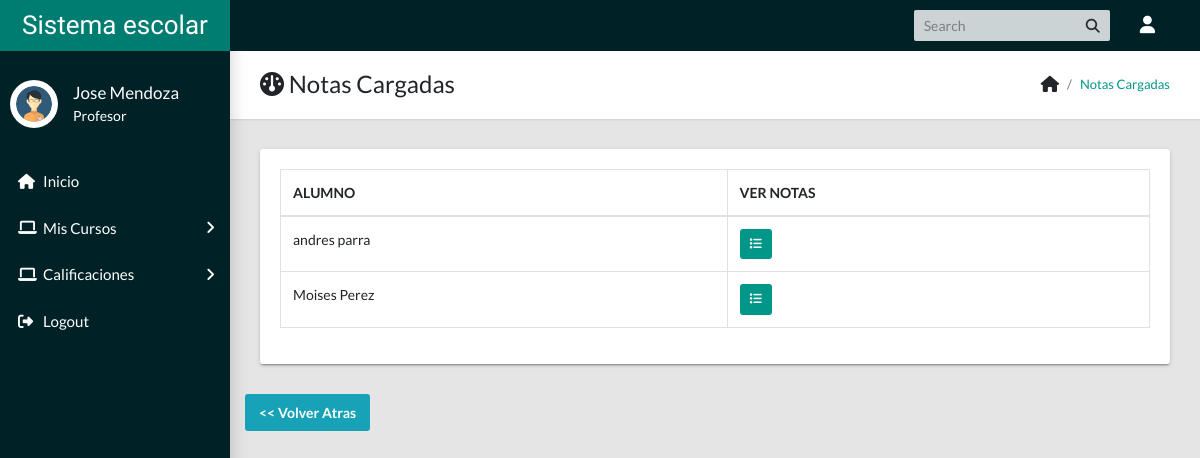
/profesor/notas.php?curso=14 (signed in), run on the app's committed database.
### tables this page shows
CREATE TABLE `alumno_profesor` (
  `ap_id` int(11) NOT NULL,
  `alumno_id` int(11) NOT NULL,
  `pm_id` int(11) NOT NULL,
  `periodo_id` int(11) NOT NULL,
  `estadop` int(11) NOT NULL
);

CREATE TABLE `alumnos` (
  `alumno_id` int(11) NOT NULL,
  `nombre_alumno` varchar(100) NOT NULL,
  `edad` int(11) NOT NULL,
  `direccion` varchar(100) NOT NULL,
  `cedula` varchar(20) NOT NULL,
  `clave` varchar(255) NOT NULL,
  `telefono` bigint(20) NOT NULL,
  `correo` varchar(100) NOT NULL,
  `fecha_nac` date NOT NULL,
  `fecha_registro` date NOT NULL,
  `estado` int(11) NOT NULL DEFAULT 1,
  `u_acceso` datetime DEFAULT NULL
);

### profesor/notas.php (the view)
<?php
if(!empty($_GET['curso'])){
    $curso = $_GET['curso'];
}else{
    header("Location: profesor/");
}
    require_once 'includes/header.php';
    require_once '../includes/conexion.php';
    $idProfesor = $_SESSION['profesor_id'];
    $sqlc = "SELECT * FROM alumno_profesor as ap INNER JOIN profesor_materia as pm ON ap.pm_id = pm.pm_id INNER JOIN alumnos as al ON ap.alumno_id = al.alumno_id WHERE pm.profesor_id = $idProfesor AND pm.pm_id = $curso GROUP BY al.alumno_id";
    $queryc = $pdo->prepare($sqlc);
    $queryc->execute();
    $rowc = $queryc->rowCount();
    ?>
<main class="app-content">
      <div class="app-title">
        <div>
          <h1><i class="fa fa-dashboard"></i> Notas Cargadas</h1>
        </div>
        <ul class="app-breadcrumb breadcrumb">
          <li class="breadcrumb-item"><i class="fa fa-home fa-lg"></i></li>
          <li class="breadcrumb-item"><a href="#">Notas Cargadas</a></li>
        </ul>
      </div>
      <div class="row">
        <div class="col-md-12">
          <div class="tile">
                <div class="title-body">
                      <div class="table-responsive">
                             <table class="table table-hover table-bordered">
                                   <thead>
                                         <tr>
                                             <th>ALUMNO</th>
                                             <th>VER NOTAS</th>
                                         </tr>
                                   </thead>
                                    <tbody>
                                                <?php if($rowc > 0){
                                                    while($data = $queryc->fetch()){
                                                    ?>
                                                    <tr>
                                                        <td><?=$data['nombre_alumno'] ?></td>
                                                        <td><a class="btn btn-primary btn-sm" title="Ver Notas" href="list-notas.php?alumno=<?= $data['alumno_id'] ?>&curso=<?=$data['pm_id'] ?>"><i class="fas fa-list"></i></a></td>
                                                    </tr>
                                      <?php }} ?>
                                    </tbody>
                             </table>
                      </div>
                </div>
          </div>
        </div>
      </div>
      <div class="row">
        <a href="index.php" class="btn btn-info"><< Volver Atras</a>
      </div>
    </main>
<?php
    require_once 'includes/footer.php';
?>

### css/style.css (style rules this page uses)
*, *::before, *::after { padding: 0; margin: 0; box-sizing: border-box; }
body { font-family: 'Roboto', sans-serif; }

### data on the page
alumno_profesor: alumno.nombre_alumno "andres parra"
alumno_profesor: alumno.nombre_alumno "Moises Perez"

### other printed values
$_SESSION['nombre'] "Jose Mendoza"
